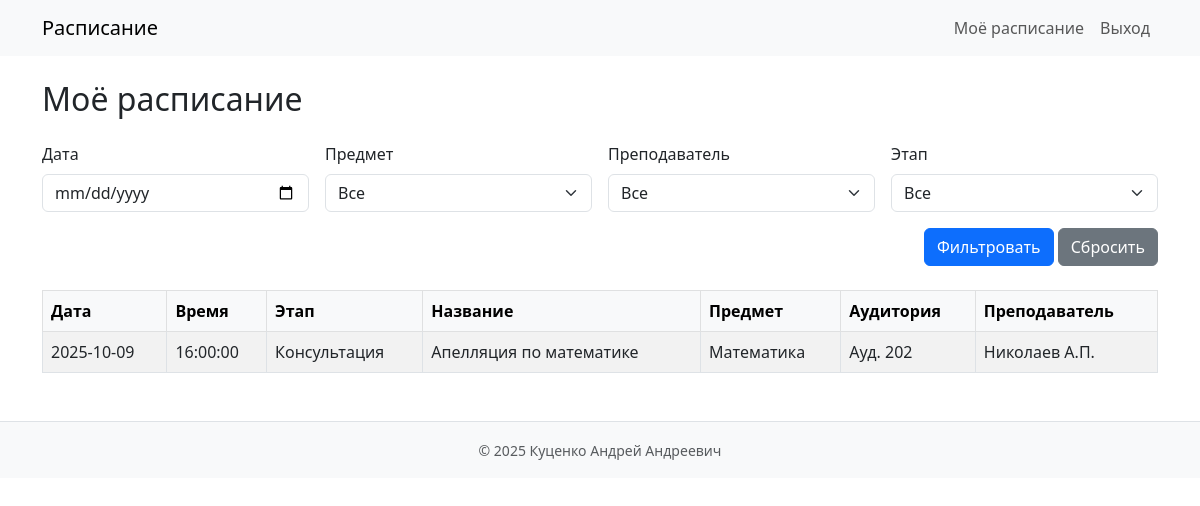
The app's page /schedule (signed in) with its own data.
### models.py (models this page shows)
class Event(db.Model):
    __tablename__ = 'events'
    id = db.Column(db.Integer, primary_key=True)
    title = db.Column(db.String(200), nullable=False)
    date = db.Column(db.Date, nullable=False)
    time = db.Column(db.Time, nullable=False)
    stage = db.Column(db.String(100), nullable=True)  # этап олимпиады
    user_id = db.Column(db.Integer, db.ForeignKey('users.id'), nullable=False)
    subject_id = db.Column(db.Integer, db.ForeignKey('subjects.id'))
    teacher_id = db.Column(db.Integer, db.ForeignKey('teachers.id'))
    room_id = db.Column(db.Integer, db.ForeignKey('rooms.id'))
    subject = db.relationship('Subject')
    teacher = db.relationship('Teacher')
    room = db.relationship('Room')

class Subject(db.Model):
    __tablename__ = 'subjects'
    id = db.Column(db.Integer, primary_key=True)
    name = db.Column(db.String(200), nullable=False)

class Room(db.Model):
    __tablename__ = 'rooms'
    id = db.Column(db.Integer, primary_key=True)
    number = db.Column(db.String(50), nullable=False)

class Teacher(db.Model):
    __tablename__ = 'teachers'
    id = db.Column(db.Integer, primary_key=True)
    name = db.Column(db.String(200), nullable=False)

### app.py (the view)
@app.route('/schedule', methods=['GET'])
@login_required
def schedule():
    subjects = Subject.query.all()
    teachers = Teacher.query.all()
    selected_date = request.args.get('date')
    selected_subject = request.args.get('subject')
    selected_teacher = request.args.get('teacher')
    selected_stage = request.args.get('stage')
    if current_user.role == "participant":
        query = sorted(current_user.events, key=lambda event: (event.date, event.time))
    else:
        query = Event.query.order_by(Event.date, Event.time).all()
    if selected_date:
        query = [e for e in query if str(e.date) == selected_date]
    if selected_subject and selected_subject != 'all':
        query = [e for e in query if str(e.subject_id) == selected_subject]
    if selected_teacher and selected_teacher != 'all':
        query = [e for e in query if str(e.teacher_id) == selected_teacher]
    if selected_stage and selected_stage != 'all':
        query = [e for e in query if e.stage == selected_stage]
    return render_template('schedule.html', events=query,
                           subjects=subjects, teachers=teachers,
                           selected_date=selected_date,
                           selected_subject=selected_subject,
                           selected_teacher=selected_teacher,
                           selected_stage=selected_stage)

### app.py (called while the page is built)
@login_manager.user_loader
def load_user(user_id):
    return User.query.get(int(user_id))

### templates/schedule.html (shortened to what this page needs)
{% extends 'base.html' %}
{% block content %}
<h2 class="mb-4">Моё расписание</h2>
<form method="GET" class="row g-3 mb-4">
    <div class="col-md-3">
        <label class="form-label">Дата</label>
        <input type="date" name="date" value="{{ selected_date or '' }}" class="form-control">
    </div>
    <div class="col-md-3">
        <label class="form-label">Предмет</label>
        <select name="subject" class="form-select">
            <option value="all">Все</option>
        </select>
    </div>
    <div class="col-md-3">
        <label class="form-label">Преподаватель</label>
        <select name="teacher" class="form-select">
            <option value="all">Все</option>
        </select>
    </div>
    <div class="col-md-3">
        <label class="form-label">Этап</label>
        <select name="stage" class="form-select">
            <option value="all">Все</option>
        </select>
    </div>
    <div class="col-12 text-end">
        <button type="submit" class="btn btn-primary">Фильтровать</button>
        <a href="{{ url_for('schedule') }}" class="btn btn-secondary">Сбросить</a>
    </div>
</form>
<table class="table table-bordered table-striped align-middle">
    <thead class="table-light">
        <tr>
            <th>Дата</th>
            <th>Время</th>
            <th>Этап</th>
            <th>Название</th>
            <th>Предмет</th>
            <th>Аудитория</th>
            <th>Преподаватель</th>
        </tr>
    </thead>
    <tbody>
        {% for event in events %}
        <tr>
            <td>{{ event.date }}</td>
            <td>{{ event.time }}</td>
            <td>{{ event.stage or '—' }}</td>
            <td>{{ event.title }}</td>
            <td>{{ event.subject.name if event.subject else '—' }}</td>
            <td>{{ event.room.number if event.room else '—' }}</td>
            <td>{{ event.teacher.name if event.teacher else '—' }}</td>
        </tr>
        {% else %}
        <tr>
            <td colspan="{{ 8 if current_user.role in ['organizer','admin'] else 7 }}" class="text-center">Нет событий</td>
        </tr>
        {% endfor %}
    </tbody>
</table>
{% endblock %}

### records on screen
Event: date "2025-10-09", time "16:00:00", stage "Консультация", title "Апелляция по математике", subject "Математика", room "Ауд. 202", teacher "Николаев А.П."
